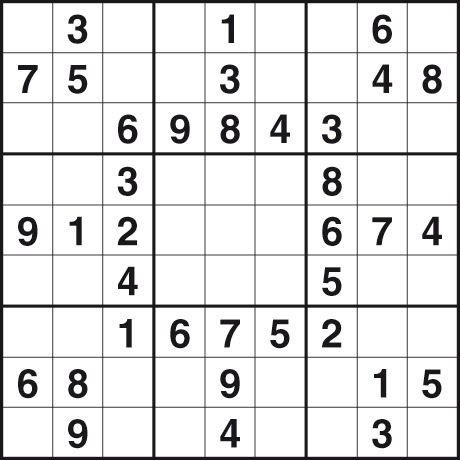
#> input picture sudokuProject/sudoku.jpg, 460 x 460 px
$ python -i preprocess.py   (imports and definitions only)
#> lines starting #> are read from the running program, lines starting #| are printed output that depends on the picture; after the words box and inside, x2 and y2 are one past the last pixel; in counts of white or black regions, pixels touching at a corner belong together
#> further down, picture is the input picture: shape (460, 460, 3); mean B, G, R 225.9, 225.7, 225.8
import cv2

def preprocess_image(image):
    """
    Convert image to binary for contour detection
    """
    gray = cv2.cvtColor(image, cv2.COLOR_BGR2GRAY)
    blur = cv2.GaussianBlur(gray, (5, 5), 0)
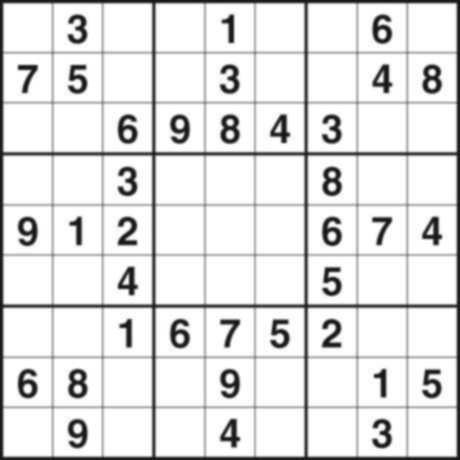
#> blur: shape (460, 460); min 21, max 255, mean 225.7

    thresh = cv2.adaptiveThreshold(
        blur,
        255,
        cv2.ADAPTIVE_THRESH_GAUSSIAN_C,
        cv2.THRESH_BINARY_INV,
        11,
        2
    )
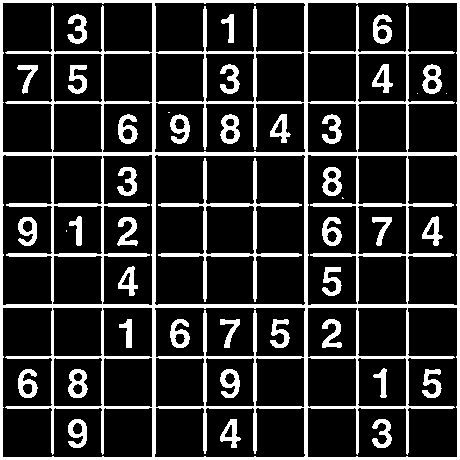
#> thresh: shape (460, 460); 18.7% white; 43 white regions (5 under 20 px), largest, box (x1, y1, x2, y2) and area: (0, 0, 460, 460) 26872, (158, 158, 302, 302) 2074, (220, 114, 240, 144) 349

    return thresh

>>> import cv2
>>> picture = cv2.imread('sudoku.jpg')
>>> result = preprocess_image(picture)
